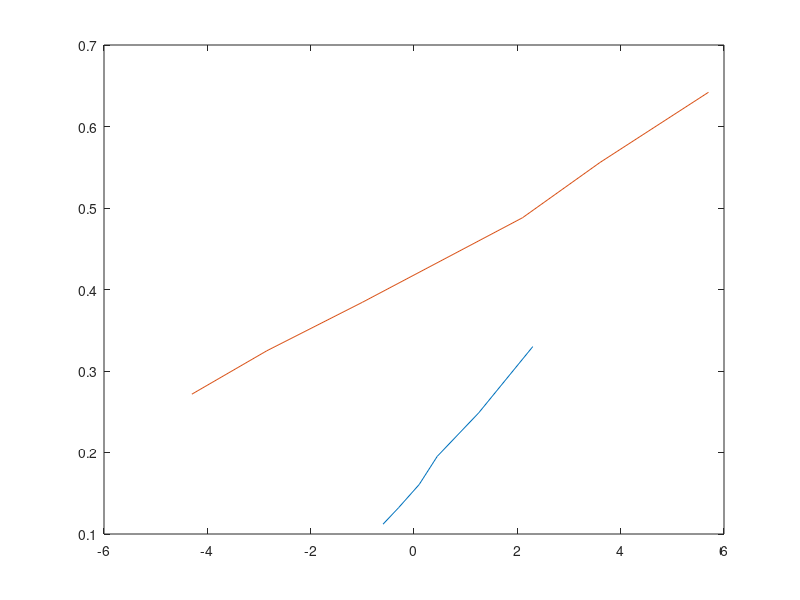

MATLAB code to generate this figure:
clear
clc

%%Zero xcg AOA vs CL
%%cleaAn
rho=1.225;
IAS = [239.2,220.1,199.5,180.9,160.3,139]*0.5144;
MassOfFuel=(3100+[980,976,971.8,968.6,965,959.4]).*0.453592;
WeightOfFuel = MassOfFuel.*9.81;
CL = WeightOfFuel./(0.5.*rho.*IAS.^2.*17.48);
AoA=[-0.6,-0.3,0.1,0.45,1.25,2.3];

plot(AoA,CL);
hold on
%%
%landing
IAS_landing = [108.9,99.3,91,80.6,75.2,69.8]*0.5144;
MassOfFuel_landing = [930,924.8,919,915.6,907.8,903.3];

WeightofFuel_landing = MassOfFuel_landing.*9.81;
CL_landing = WeightofFuel_landing./(0.5.*rho.*IAS_landing.^2.*17.48);
AoA_landing = [-4.3,-2.85,-1,2.1,3.6,5.7];

plot(AoA_landing,CL_landing)


